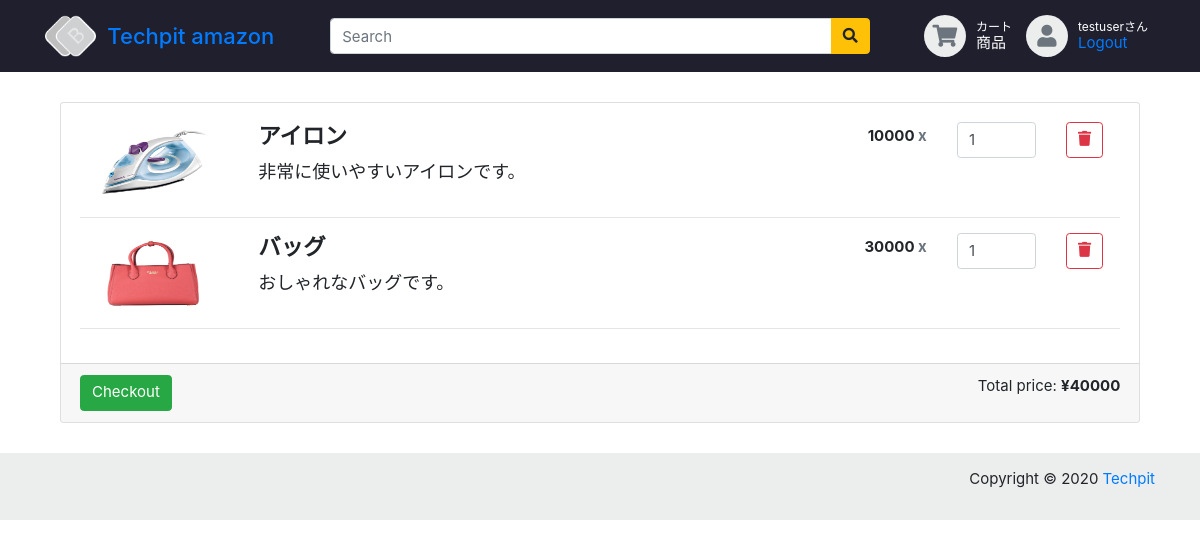
Page /techpit/amazon/cart/1 (signed in) on the committed database.
### amazon/models.py (models this page shows, shortened)
class User(AbstractBaseUser, PermissionsMixin):
    class Meta:
        verbose_name = 'ユーザ'
        verbose_name_plural = 'ユーザ'
    """カスタムユーザーモデル."""
    email = models.EmailField('メールアドレス', max_length=150, null=False, blank=False, unique=True)
    name = models.CharField('名前', max_length=150, null=False, blank=False)
    is_staff = models.BooleanField(
        '管理者',
        default=False,
        help_text=_(
            'Designates whether the user can log into this admin site.'),
    )
    is_active = models.BooleanField(
        '有効',
        default=True,
        help_text=_(
            'Designates whether this user should be treated as active. '
            'Unselect this instead of deleting accounts.'
        ),
    )
    date_joined = models.DateTimeField(_('date joined'), default=timezone.now)
    objects = MyUserManager()
    EMAIL_FIELD = 'email'
    USERNAME_FIELD = 'email'
    REQUIRED_FIELDS = ['name', ]

class ShoppingCartItem(models.Model):
    cart = models.ForeignKey(
        ShoppingCart,
        related_name = 'cart_items',
        verbose_name = 'ショッピングカート',
        on_delete = models.CASCADE
    )
    product = models.ForeignKey(
        Product,
        verbose_name = '商品',
        on_delete = models.CASCADE
    )
    amount = models.IntegerField(
        verbose_name = '数量'
    )

class Product(models.Model):
    class Meta:
        verbose_name = '商品'
        verbose_name_plural = "商品"
    thumbnail = models.ImageField(
        verbose_name = 'サムネイル',
        upload_to = "thumbnails/",
    )
    name = models.CharField(
        verbose_name = '名前',
        max_length=150,
        null=False,
        blank=False
    )
    price = models.IntegerField(
        verbose_name='価格',
    )
    description = models.TextField(
        verbose_name='説明',
    )

class ShoppingCart(models.Model):
    user = models.OneToOneField(
        User,
        verbose_name = 'ユーザ',
        related_name = 'cart',
        on_delete = models.CASCADE
    )
    @property
    def total_price(self):
        return self.cart_items.all().aggregate(total=Sum(F('product__price') * F('amount')))['total']

### amazon/views.py (the view, shortened to what this page needs)
# urls.py: path('cart/<int:pk>', views.ShoppingCartDetail.as_view(), name = 'cart'), #[7-4]追加
class ShoppingCartDetail(LoginRequiredMixin, generic.DetailView):
    model = ShoppingCart
    template_name = "amazon/shopping_cart.html"

### templates/amazon/shopping_cart.html (shortened to what this page needs)
{% extends "amazon/base.html" %}
{% block content %}
{% load static %}
{% if object.cart_items.all %}
 <div class="card shopping-cart">
    <div class="card-body">
        {% for cart_item in object.cart_items.all %}
        <div class="row">
            <div class="col-12 col-sm-12 col-md-2 text-center">
                    <img class="img-responsive" src="{{ cart_item.product.thumbnail.url }}" alt="prewiew" width="120" height="80">
            </div>
            <div class="col-12 text-sm-center col-sm-12 text-md-left col-md-6">
                <h4 class="product-name"><strong>{{ cart_item.product.name }}</strong></h4>
                <h4>
                    <small>{{ cart_item.product.description }}</small>
                </h4>
            </div>
            <div class="col-12 col-sm-12 text-sm-center col-md-4 text-md-right row">
                <div class="col-3 col-sm-3 col-md-6 text-md-right" style="padding-top: 5px">
                    <h6><strong>{{ cart_item.product.price }} <span class="text-muted">x</span></strong></h6>
                </div>
                <div class="col-4 col-sm-4 col-md-4">
                    <div class="quantity">
                        <input name="amount" pk="{{ cart_item.pk }}" type="number" class="form-control" step="1" max="99" min="1" title="Qty" class="qty" size="4" value="{{ cart_item.amount }}">
                    </div>
                </div>
                <div class="col-2 col-sm-2 col-md-2 text-right">
                    <button name="delete" pk="{{ cart_item.pk }}" type="button" class="btn btn-outline-danger btn-xs">
                        <i class="fa fa-trash" aria-hidden="true"></i>
                    </button>
                </div>
            </div>
        </div>
        <hr>
        {% endfor %}
    </div>
    <div class="card-footer">
        <a href="" class="btn btn-success pull-right">Checkout</a>
        <div class="float-right">Total price: <b> ¥{{ object.total_price }}</b></div>
    </div>
    </div>
</div>
{% else %}
<p>カートが空です</p>
{% endif %}
{% endblock %}

### templates/amazon/base.html (shortened to what this page needs)
{% load static %}
<!doctype html>
<html lang="ja">
<head>
    <link rel="stylesheet" href="https://stackpath.bootstrapcdn.com/bootstrap/4.1.0/css/bootstrap.min.css">
    <link rel="stylesheet" href="https://use.fontawesome.com/releases/v5.5.0/css/all.css">
    <link href="{% static 'css/base.css' %}" rel="stylesheet" type="text/css"/>
    <link href="{% static 'css/responsive.css' %}" rel="stylesheet" media="only screen and (max-width: 1200px)" />
    <body>
        <header class="section-header">
            <section class="header-main">
                <div class="container">
                    <div class="row align-items-center">
                        <div class="col-md-3">
                        <a href="{% url 'amazon:lp' %}">
                            <div class="brand-wrap">
                                <img class="logo" src="{% static 'images/logo-dark.png' %}">
                                <h2 class="logo-text">Techpit amazon</h2>
                            </div>
                        </a>
                        </div>
                        <div class="col-lg-6 col-sm-6">
                            <form method= "get" action="{% url 'amazon:item_list' %}" class="search-wrap">
                                <div class="input-group">
                                    <input name="q" type="text" class="form-control" placeholder="Search">
                                    <div class="input-group-append">
                                        <button id="id_search_button" class="btn btn-warning" type="submit">
                                        <i class="fa fa-search"></i>
                                        </button>
                                    </div>
                                </div>
                            </form>
                        </div>
                        <div class="col-lg-3 col-sm-6">
                            <div class="widgets-wrap d-flex justify-content-end">
                                {% if user.is_authenticated %}
                                <div class="widget-header icontext">
                                    <a href="{% url 'amazon:cart' user.cart.pk %}" class="icontext">
                                        <div class="icon-wrap icon-sm bg2 round text-secondary"><i class="fa fa-shopping-cart"></i></div>
                                        <div class="text-wrap">
                                            <small>カート</small>
                                            <span>{{ user.cart.item_count|default_if_none:"0" }}商品</span>
                                        </div>
                                    </a>
                                </div>
                                {% endif %}
                                <div class="widget-header icontext">
                                    <div class="icon-wrap icon-sm bg2 round text-secondary"><i class="fa fa-user"></i></div>
                                    <div class="text-wrap">
                                        {% if user.is_authenticated %}
                                        <small>{{user.name}}さん</small>
                                        <span><a href="{% url 'amazon:logout' %}">Logout</a></span>
                                        {% else %}
                                        <small>ゲスト</small>
                                        <span><a href="{% url 'amazon:login' %}">Login</a></span>
                                        {% endif %}
                                    </div>
                                </div>
                            </div>
                        </div>
                    </div>
                </div>
            </section>
        </header>
        <div class="container" style="padding: 2rem">
                {% block content %}{% endblock %}
        <footer class="section-footer bg2">
            <div class="container">
                <section class="footer-bottom row">
                    <div class="col-sm-12">
                        <p class="text-sm-right">
        Copyright © 2020
        <a href="#">Techpit</a>
                        </p>
                    </div>
                </section>
            </div>
        </footer>
    </body>
</html>

### amazon/static/css/base.css (style rules this page uses)
html { font-size: 15px; }
.icon-wrap { text-align: center; }
.icon-xs, .icon-sm, .icon-md, .icon-lg { display: inline-block; text-align: center; }
.icon-sm { width: 42px; height: 42px; line-height: 42px; font-size: 22px; }
.round { border-radius: 200px; }
.bg2 { background-color: #eceded !important; }
.header-main { padding-top: 1rem; padding-bottom: 1rem; color: white; background-color: #1f1f2e }
.brand-wrap .logo, .navbar-brand .logo { margin-right: 7px; max-height: 42px; display: inline-block; }
.brand-wrap .logo-text, .navbar-brand .logo-text { margin: 0; display: inline-block; font-size: 22px; vertical-align: middle; }
.header-main { position: relative; }
.widget-header { margin-left: 7px; margin-right: 7px; display: inline-block; position: relative; }
.footer-bottom { padding: 15px 0; }
.icontext { display: -webkit-inline-box; display: -ms-inline-flexbox; display: inline-flex; -webkit-box-align: center; -ms-flex-align: center; align-items: center; }
.icontext .icon-wrap { position: relative; }
.icontext .text-wrap { color: white; line-height: 1.2; padding-left: 10px; }
.icontext small, .icontext .title { display: block; }

### rows in the picture
User: name "testuser"
ShoppingCartItem: product.thumbnail (picture), product.name "アイロン", product.description "非常に使いやすいアイロンです。", product.price "10000", amount "1"
ShoppingCartItem: product.thumbnail (picture), product.name "バッグ", product.description "おしゃれなバッグです。", product.price "30000", amount "1"
ShoppingCart: total_price "40000"
